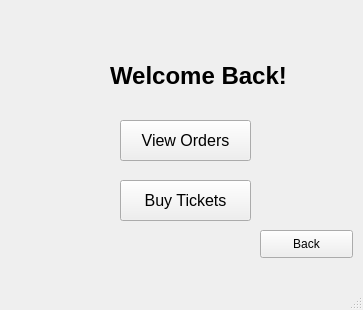
<?xml version="1.0" encoding="UTF-8"?>
<ui version="4.0">
 <class>MainWindow</class>
 <widget class="QMainWindow" name="MainWindow">
  <property name="geometry">
   <rect>
    <x>0</x>
    <y>0</y>
    <width>363</width>
    <height>310</height>
   </rect>
  </property>
  <property name="windowTitle">
   <string>MainWindow</string>
  </property>
  <widget class="QWidget" name="centralwidget">
   <widget class="QLabel" name="label">
    <property name="geometry">
     <rect>
      <x>110</x>
      <y>60</y>
      <width>241</width>
      <height>31</height>
     </rect>
    </property>
    <property name="font">
     <font>
      <pointsize>18</pointsize>
      <weight>75</weight>
      <bold>true</bold>
     </font>
    </property>
    <property name="text">
     <string>Welcome Back!</string>
    </property>
   </widget>
   <widget class="QPushButton" name="pushButton">
    <property name="geometry">
     <rect>
      <x>120</x>
      <y>120</y>
      <width>131</width>
      <height>41</height>
     </rect>
    </property>
    <property name="font">
     <font>
      <pointsize>12</pointsize>
     </font>
    </property>
    <property name="text">
     <string>View Orders</string>
    </property>
   </widget>
   <widget class="QPushButton" name="pushButton_2">
    <property name="geometry">
     <rect>
      <x>120</x>
      <y>180</y>
      <width>131</width>
      <height>41</height>
     </rect>
    </property>
    <property name="font">
     <font>
      <pointsize>12</pointsize>
     </font>
    </property>
    <property name="text">
     <string>Buy Tickets</string>
    </property>
   </widget>
   <widget class="QPushButton" name="pushButton_3">
    <property name="geometry">
     <rect>
      <x>260</x>
      <y>230</y>
      <width>93</width>
      <height>28</height>
     </rect>
    </property>
    <property name="text">
     <string>Back</string>
    </property>
   </widget>
  </widget>
  <widget class="QMenuBar" name="menubar">
   <property name="geometry">
    <rect>
     <x>0</x>
     <y>0</y>
     <width>363</width>
     <height>26</height>
    </rect>
   </property>
  </widget>
  <widget class="QStatusBar" name="statusbar"/>
 </widget>
 <resources/>
 <connections/>
</ui>
